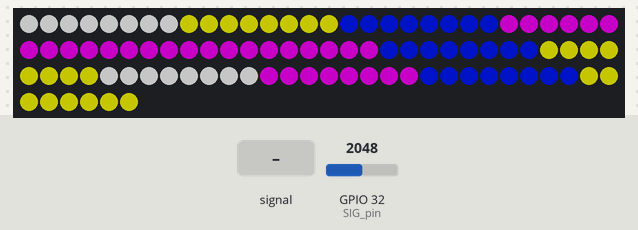
A sketch run on a simulated ESP32. Parts: 96 RGB LEDs in strip order, left to right, continuing on the next row. The inputs (shaded band) are chosen by the test bench; at power-on: GPIO 32 (SIG_pin) = 2048. Dim RGB values are drawn brighter than linear; random numbers use the default seed unless the sketch sets one; what the sketch prints to the serial monitor is not drawn.

Above: at 1.2 s.
1.3 s: GPIO 32 (SIG_pin) fed a 200 Hz sine of ±1842 counts around its level
At 2.36 s:
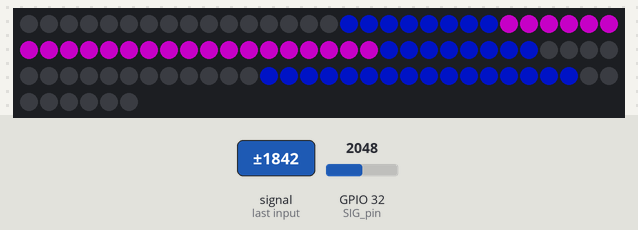
4.3 s: GPIO 32 (SIG_pin) set to 3040
At 5.5 s:
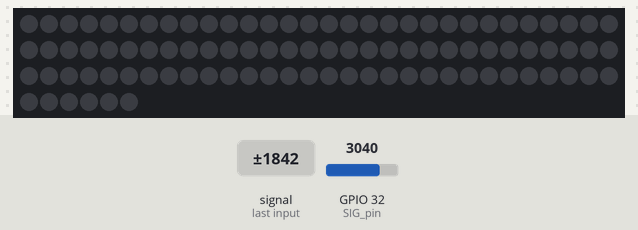
5.8 s: GPIO 32 (SIG_pin) set to 2966
At 7.2 s:
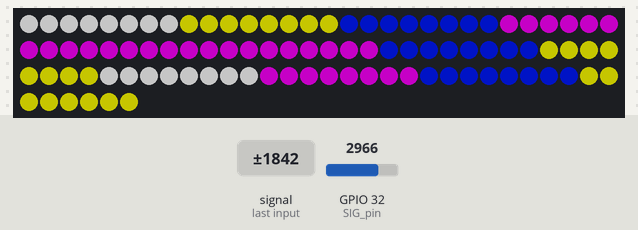
Timing chart, 0 to 8.7 s (numbered marks = the images above; inputs shaded):
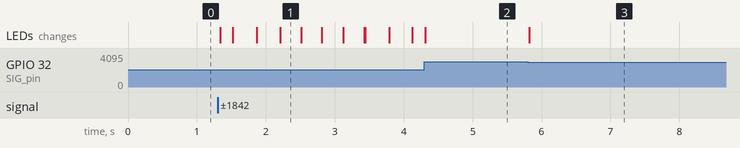

Measured:
- the behaviour switches between 3001 and 3000 on GPIO 32 (SIG_pin) (found by bisection; images 2 and 3)
- after the input at 1.3 s, the LEDs: change at once (image 1)
- after the input at 5.8 s, the LEDs: change at once (image 3)

The sketch:

OwenTileTestV4.ino
```cpp
#include <FastLED.h>
//Mux control pins
int s0 = 25;
int s1 = 23;
int s2 = 22;
int s3 = 21;

//Mux in "SIG" pin
int SIG_pin = 32;

#define DATA_PIN    5
//#define CLK_PIN   4
#define LED_TYPE    WS2812B
#define COLOR_ORDER GRB
#define NUM_LEDS    96
CRGB leds[NUM_LEDS];

#define BRIGHTNESS          96
#define FRAMES_PER_SECOND  120
int tileState [12] = {0,0,0,0,0,0,0,0,0,0,0,0};   //specify number of tiles in tileState[] and lastState
int lastState [12] = {0,0,0,0,0,0,0,0,0,0,0,0};
const int nullRow = 105;
const int tileRow [16][4]={       //tileRow[number of tiles][number of rows]
//105 is a null row for tiles with 3 sides

{12,9,nullRow,1},   //Tile 1
{11,8,12,2},    //Tile 2
{10,7,11,3},    //Tile 3
{5,6,10,4},     //Tile 4

{13,26,27,9},   //Tile 5
{15,24,25,14},  //Tile 6
{17,22,23,16},  //Tile 7
{19,20,21,18},  //Tile 8

{27,38,35,nullRow}, //Tile 9
{28,37,34,38},  //Tile 10
{29,36,33,37},  //Tile 11
{30,31,32,36},  //Tile 12

{35,39,52,53},  //Tile 13
{40,41,50,51},  //Tile 14
{42,43,48,49},  //Tile 15
{44,45,46,47},  //Tile 16

};


void setup(){
  pinMode(s0, OUTPUT);
  pinMode(s1, OUTPUT);
  pinMode(s2, OUTPUT);
  pinMode(s3, OUTPUT);

  digitalWrite(s0, LOW);
  digitalWrite(s1, LOW);
  digitalWrite(s2, LOW);
  digitalWrite(s3, LOW);

  Serial.begin(115200);

  // tell FastLED about the LED strip configuration
  FastLED.addLeds<LED_TYPE,DATA_PIN,COLOR_ORDER>(leds, NUM_LEDS).setCorrection(TypicalLEDStrip);
  //FastLED.addLeds<LED_TYPE,DATA_PIN,CLK_PIN,COLOR_ORDER>(leds, NUM_LEDS).setCorrection(TypicalLEDStrip);

  // set master brightness control
  FastLED.setBrightness(BRIGHTNESS);


}


void loop(){
  //Loop through and read all 16 values
  //Reports back Value at channel 6 is: 346


    for(int i = 0; i <= 11; i ++){

        if (readMux(i)<=3000){
        tileState [i]=1;
          }
        else {
        tileState [i]=0;
        }
      }

   for(int i = 0; i <= 11; i ++){
      if (tileState[i]==1 & lastState[i]==0){
        if (i==0) {
        lightTile(i+1,255,255,255);
        lastState[i] = 1;
        FastLED.show();
        }

        else if (i==1){
        lightTile(i+1,255,255,0);
        lastState[i] = 1;
        FastLED.show();
        }

        else if (i==2){
        lightTile(i+1,0,25,255);
        lastState[i] = 1;
        FastLED.show();
        }

        else if (i==3){
        lightTile(i+1,255,0,255);
        lastState[i] = 1;
        FastLED.show();
        }

        if (i==8) {
        lightTile(i+1,255,255,255);
        lastState[i] = 1;
        FastLED.show();
        }

        else if (i==9){
        lightTile(i+1,255,255,0);
        lastState[i] = 1;
        FastLED.show();
        }

        else if (i==10){
        lightTile(i+1,0,25,255);
        lastState[i] = 1;
        FastLED.show();
        }

        else if (i==11){
        lightTile(i+1,255,0,255);
        lastState[i] = 1;
        FastLED.show();
        }

   }
      else if (tileState[i]==0 & lastState[i]==1) {
        lightTile(i+1,0,0,0);
        lastState[i] = 0;
        FastLED.show();
          if(tileState[i-1]==1){
            lastState[i-1] = 0;
          }
          if (tileState[i+1]==1){
              lastState[i+1] = 0;
          }
        }

   }

    for (int i=0; i<=11; i++){
    Serial.print(tileState[i]);
    }
    Serial.print(" ");
    for (int i=0; i<=11; i++){
    Serial.print(lastState[i]);
    }

    Serial.println("  ");

  }


int readMux(int channel){
  int controlPin[] = {s0, s1, s2, s3};

  int muxChannel[16][4]={
    {0,0,0,0}, //channel 0
    {1,0,0,0}, //channel 1
    {0,1,0,0}, //channel 2
    {1,1,0,0}, //channel 3
    {0,0,1,0}, //channel 4
    {1,0,1,0}, //channel 5
    {0,1,1,0}, //channel 6
    {1,1,1,0}, //channel 7
    {0,0,0,1}, //channel 8
    {1,0,0,1}, //channel 9
    {0,1,0,1}, //channel 10
    {1,1,0,1}, //channel 11
    {0,0,1,1}, //channel 12
    {1,0,1,1}, //channel 13
    {0,1,1,1}, //channel 14
    {1,1,1,1}  //channel 15
  };

  //loop through the 4 sig
  for(int i = 0; i <= 3; i ++){
    digitalWrite(controlPin[i], muxChannel[channel][i]);
  }

  //read the value at the SIG pin
  int val = analogRead(SIG_pin);

  //return the value
  return val;
}

void pressureMeter (int sensorNum, int R, int G, int B) {
         if (readMux(sensorNum)<=150) {
      leds[0] = CRGB(255,0,0);
      leds[1] = CRGB(255,0,0);
      leds[2] = CRGB(255,0,0);
      leds[3] = CRGB(255,0,0);
      leds[4] = CRGB(255,0,0);
         }
        else if (readMux(sensorNum)<=450) {
      leds[0] = CRGB(0,255,0);
      leds[1] = CRGB(0,255,0);
      leds[2] = CRGB(0,255,0);
      leds[3] = CRGB(0,255,0);
      leds[4] = CRGB(0,255,0);
        }
        else if (readMux(sensorNum)<=500) {
      leds[0] = CRGB(R,G,B);
      leds[1] = CRGB(R,G,B);
      leds[2] = CRGB(R,G,B);
      leds[3] = CRGB(R,G,B);
        }
        else if (readMux(sensorNum)<=1000) {
      leds[0] = CRGB(R,G,B);
      leds[1] = CRGB(R,G,B);
      leds[2] = CRGB(R,G,B);
        }
        else if (readMux(sensorNum)<=2000) {
      leds[0] = CRGB(R,G,B);
      leds[1] = CRGB(R,G,B);
        }
        else if (readMux(sensorNum)<=3000) {
      leds[0] = CRGB(R,G,B);
        }
     if(readMux(sensorNum)>2500){
    leds[0] = CRGB::Black;
    leds[1] = CRGB::Black;
    leds[2] = CRGB::Black;
    leds[3] = CRGB::Black;
    leds[4] = CRGB::Black;

    FastLED.show();
    }

      }

  void lightRow (int rowNum, int R, int G, int B) {
for (int i=(rowNum*8)-8; i<=(rowNum*8)-1; i++){
  leds[i] = CRGB(R,G,B);
  }
  }

  void lightTile (int tileNum, int R, int G, int B) {
      for(int i = 0; i <= 3; i++){
    lightRow(tileRow[tileNum-1][i],R,G,B);
      }
    }

  void seqRow (int rowNum, int R, int G, int B) {
for (int i=(rowNum*8)-8; i<=(rowNum*8)-1; i++){
  leds[i] = CRGB(R,G,B);
  FastLED.show();
  delay(7);
  }
  }

  void circleTile (int tileNum, int R, int G, int B) {
      for(int i = 0; i <= 3; i++){
    seqRow(tileRow[tileNum-1][i],R,G,B);
    delay(56);
      }
    }

  void blinkTile (int tileNum){
    lightTile(tileNum,255,255,255);
    delay(500);
    lightTile(tileNum,0,0,0);
    delay(500);
    }

 void ants (){
  for(int i = 1; i<=424;i++){
      int R = random(255), G = random(255), B = random(255);
      leds[i] = CRGB(R,G,B);
      delay (25);
      Serial.println("Tile on");
      leds[i-2] = CRGB(0,0,0);
      FastLED.show();
    }
 }
```
